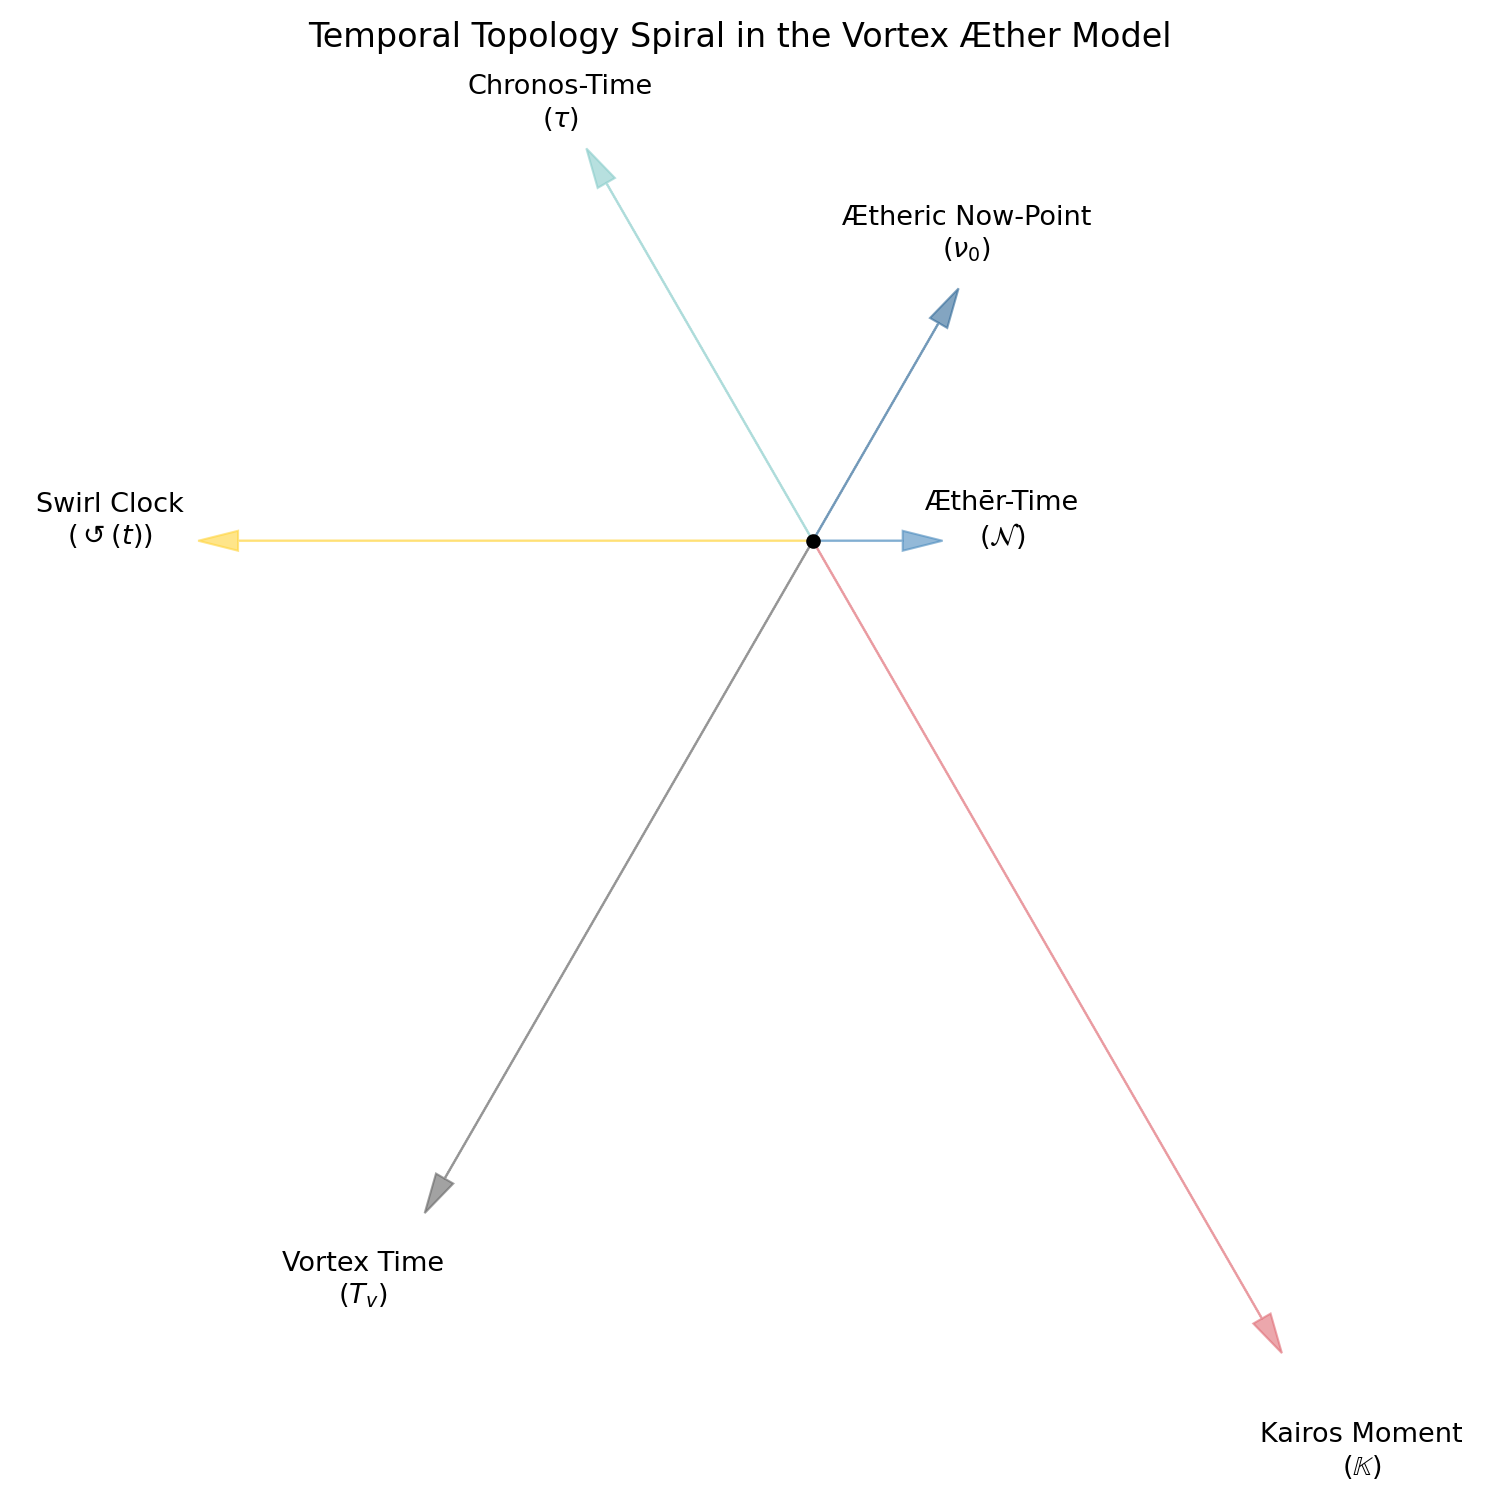

The script that drew this image:
import matplotlib.pyplot as plt
import numpy as np
import matplotlib
matplotlib.use('TkAgg')  # Ensure it uses Tkinter backend

# Time variables and points
labels = ["Æthēr-Time\n($\\mathcal{N}$)", "Ætheric Now-Point\n($\\nu_0$)", "Chronos-Time\n($\\tau$)",
          "Swirl Clock\n($\\circlearrowleft(t)$)", "Vortex Time\n($T_v$)", "Kairos Moment\n($\\mathbb{K}$)"]
colors = ['#4B8BBE', '#306998', '#88CCCA', '#FFD43B', '#646464', '#E06C75']  # blue to warm gradient

# Set circular positions on a swirl
theta = np.linspace(0, 2 * np.pi, len(labels), endpoint=False)
r = np.linspace(0.25, 2.5, len(labels))
x = r * np.cos(theta)
y = r * np.sin(theta)

# Adjust text offsets for fine-tuned positioning
offsets = [(0.2, 0.05), (0, 0.1), (0, 0), (0, 0.05), (0, 0.1), (0, 0.1)]  # (x_offset, y_offset) for each label

# Plot with adjusted text positions
fig, ax = plt.subplots(figsize=(10, 10))
ax.plot(0, 0, 'ko', label="Æther Origin")

for i in range(len(labels)):
    x_text = x[i]*1.1 + offsets[i][0]
    y_text = y[i]*1.1 + offsets[i][1]
    ax.text(x_text, y_text, labels[i], ha='center', va='center', fontsize=13)
    ax.arrow(0, 0, 0.9 * x[i], 0.9 * y[i], head_width=0.05, head_length=0.1, fc=colors[i], ec=colors[i], alpha=0.6)

# Styling
ax.set_aspect('equal')
ax.set_title("Temporal Topology Spiral in the Vortex Æther Model", fontsize=16, pad=20)
ax.axis('off')


plt.tight_layout()
import os
script_name = os.path.splitext(os.path.basename(__file__))[0]
# filename = f"{script_name}.pdf"
# plt.savefig(filename, format="pdf", bbox_inches="tight")
filename = f"{script_name}.png"
plt.savefig(filename, dpi=150)  # Save image with high resolution
plt.show()
